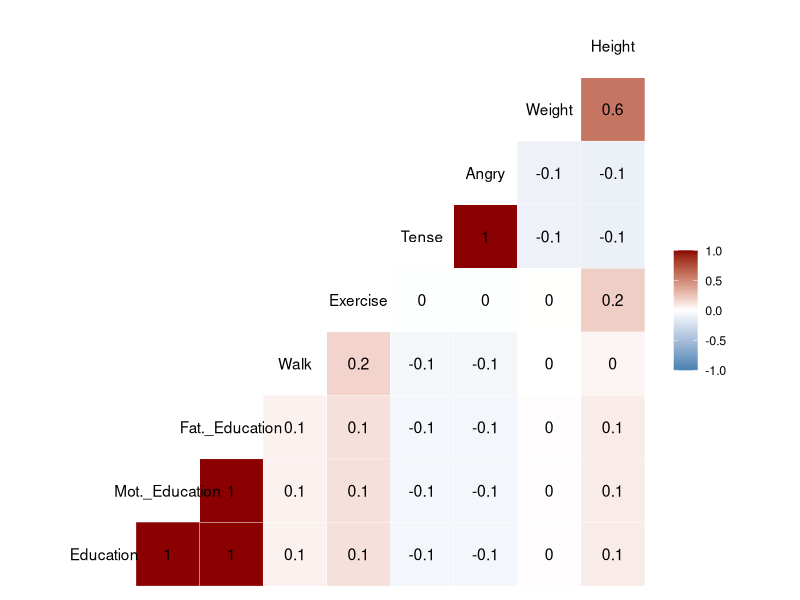

The R source for this figure: (Note: this script raises an error after producing the figure.)
## ---- chunk 1
knitr::opts_chunk$set(echo = TRUE)
## ---- chunk 2
library(ggplot2)
library(boot)
library(tidyverse)
library(GGally)
library(tidyr)
library(MASS)
library(caret)

df <- read.csv('earnings.csv')
## ---- chunk 3
subset_cols <- c('education', 'mother_education', 'father_education',
                 'walk', 'exercise', 'tense', 'angry', 'weight', 'height')
label_names <- c('Education', 'Mot._Education', 'Fat._Education', 'Walk', 'Exercise', 'Tense',
                 'Angry', 'Weight', 'Height')
df_subset <- subset(df, select=subset_cols)
df_subset <- drop_na(df_subset)
colnames(df_subset) <- label_names
## ---- chunk 4
corr_matrix <- cor(df_subset)
ggcorr(df_subset, label=TRUE,  low="steelblue", mid="white", high="darkred")
## ---- chunk 5
cor.test(df$earn, df$education)
## ---- chunk 6
knitr::include_graphics("ggcor.pdf")
## ---- chunk 7
earn_fit <- lm(df$earn ~ df$education)
summary(earn_fit)
## ---- chunk 8
earn_subset <- subset(df, df$earn < 2e5)

ggplot(earn_subset, aes(x=education, y=earn)) + geom_point(na.rm=TRUE) +   geom_smooth(method='lm', na.rm=TRUE) + labs(x='Education', y='Earnings', title='Fitted linear model') + theme_bw() 

## ---- chunk 9
knitr::include_graphics("fig2.pdf")
## ---- chunk 10
model_residuals <- resid(earn_fit)
p <- seq(0.05, 0.95, 0.01)
sample_quantiles <- quantile(model_residuals, p)
theoretical_quantiles <- qnorm(p, mean=mean(model_residuals), sd=sd(model_residuals))
qplot(theoretical_quantiles, sample_quantiles) + geom_abline() + labs(title='Residuals Q-Q Plot', y='Residuals', x='Theoretical') + theme_bw()
## ---- chunk 11
earn_quantiles_male <- quantile(subset(df, df$male==1)$earn, p, na.rm=TRUE)
earn_quantiles_female <- quantile(subset(df, df$male==0)$earn, p, na.rm=TRUE)

theoretical_quantiles_male <- qnorm(p, mean=0, sd=1)
theoretical_quantiles_female <- qnorm(p, mean=0, sd=1)

earn_quantiles <- c(earn_quantiles_male, earn_quantiles_female)
theoretical_quantiles <- c(theoretical_quantiles_male, theoretical_quantiles_female)
earn_sex <- c(rep('Male', each=length(earn_quantiles_male)),
              rep('Female', each=length(earn_quantiles_female)))

earn_sex_df <- data.frame(earn_quantiles, theoretical_quantiles, earn_sex)

ggplot(earn_sex_df, aes(x=theoretical_quantiles, y=earn_quantiles, color=earn_sex)) + 
  geom_point() + labs(title='Earnings for different groups of sex', y='Sample', x='Theoretical') +
  theme_bw()
## ---- chunk 12
knitr::include_graphics("fig3.pdf")
## ---- chunk 13
fit1 <- lm(earn~., data=drop_na(df))
fit2 <- lm(earn~1, data=drop_na(df))
mod_backward <- stepAIC(fit1, direction="backward", scope=list(upper=fit1, lower=fit2))
summary(mod_backward)
## ---- chunk 14
mod_forward <- stepAIC(fit2, direction="forward", scope=list(upper=fit1, lower=fit2))
summary(mod_forward)
## ---- chunk 15
beta_update <- function(new_val, mod, d){
  beta_coef <- mod[["coefficients"]]
  beta_coef[2] <- new_val
  mod_d <- subset(d, select=names(mod[["coefficients"]][c(2,3,4,5,6)]))
  mod_d <- data.frame(intercept=rep(1, nrow(mod_d)), mod_d)
  pred <- as.matrix(mod_d) %*% beta_coef
  
  res <- sum((d$earn - pred)^2)
  return(res)
}

beta_update(mod_backward[["coefficients"]][2], mod_backward, drop_na(df))

## ---- chunk 16
rss_out <- rep(0, 1000)
for (i in 1:1000){
  rss_out[i] <- beta_update(i, mod_backward, drop_na(df))
}

rss_df <- data.frame(RSS=rss_out, beta1=c(1:1000))

ggplot(data=rss_df, aes(x=beta1, y=rss_out)) + geom_point() + 
  labs(title="RSS with altered height coefficient", y="RSS") + 
  geom_vline(xintercept=mod_backward[["coefficients"]][2], color="red")
## ---- chunk 17
knitr::include_graphics("fig4.pdf")
## ---- chunk 18
fc <- function(d, i){
  d2 <- d[i,]
  boot_fit <- lm(earn ~ height + male + education + tense + age, data=d2)
  
  return(boot_fit[['coefficients']])
}

earn_boot <- boot(drop_na(df), fc, R=500)
## ---- chunk 19
earn_boot_coef <- data.frame(earn_boot[["t"]])
colnames(earn_boot_coef) <- names(earn_boot[["t0"]])

earn_boot_coef <- subset(earn_boot_coef, select=c('height', 'male', 'education'))
earn_boot_coef <- gather(earn_boot_coef)
earn_boot_vline <- data.frame(key=c('height', 'male', 'education'), 
                              value=c(earn_boot[["t0"]][["height"]], 
                                      earn_boot[["t0"]][["male"]], 
                                      earn_boot[["t0"]][["education"]]))

ggplot(earn_boot_coef, aes(x=value)) + geom_histogram(bins=50) + 
  labs(x='Beta Coefficient', y='Count') +
  geom_vline(data=earn_boot_vline, aes(xintercept=value), color="red") +
  facet_wrap(~ key)
  theme_bw()
## ---- chunk 20
earn_boot_coef <- data.frame(earn_boot[["t"]])
colnames(earn_boot_coef) <- names(earn_boot[["t0"]])

ggplot(earn_boot_coef, aes(x=height)) + geom_histogram(bins=50) + 
  labs(title='Height coefficient bootstrap', x='Beta Coefficient', y='Count') +
  geom_vline(xintercept=earn_boot[["t0"]][["height"]], color="red") +
  theme_bw()

ggplot(earn_boot_coef, aes(x=male)) + geom_histogram(bins=50) + 
  labs(title='Male coefficient bootstrap', x='Beta Coefficient', y='Count') +
  geom_vline(xintercept=earn_boot[["t0"]][["male"]], color="red") +
  theme_bw()

ggplot(earn_boot_coef, aes(x=education)) + geom_histogram(bins=50) + 
  labs(title='Education coefficient bootstrap', x='Beta Coefficient', y='Count') +
  geom_vline(xintercept=earn_boot[["t0"]][["education"]], color="red") +
  theme_bw()


## ---- chunk 21
earn_boot_coef <- data.frame(earn_boot[["t"]])
colnames(earn_boot_coef) <- names(earn_boot[["t0"]])
ggplot(earn_boot_coef, aes(x=male)) + geom_histogram(bins=50) + 
  labs(title='Male coefficient bootstrap', x='Beta Coefficient', y='Count') +
  geom_vline(xintercept=earn_boot[["t0"]][["male"]], color="red") +
  theme_bw()
## ---- chunk 22
earn_boot_coef <- data.frame(earn_boot[["t"]])
colnames(earn_boot_coef) <- names(earn_boot[["t0"]])
ggplot(earn_boot_coef, aes(x=education)) + geom_histogram(bins=50) + 
  labs(title='Education coefficient bootstrap', x='Beta Coefficient', y='Count') +
  geom_vline(xintercept=earn_boot[["t0"]][["education"]], color="red") +
  theme_bw()
## ---- chunk 23
knitr::include_graphics("bootstrap.pdf")
## ---- chunk 24
train.control <- trainControl(method = "LOOCV")
model_loocv <- train(earn~height + male + education, data=drop_na(df),
               method="lm", trControl=train.control)
print(model_loocv)       
## ---- chunk 25
train.control <- trainControl(method = "cv", number=10)
model_cv <- train(earn~height + male + education, data=drop_na(df),
               method="lm", trControl=train.control)
print(model_cv)
## ---- chunk 26
pred <- predict(model_cv, newdata = drop_na(df))
cv_df <- data.frame(true_earn=drop_na(df)$earn, pred_earn=pred)
ggplot(cv_df, aes(x=true_earn, y=pred_earn)) + geom_point() +
  labs(title='Linear Model True Earnings vs Predicted Earnings', x='True', y='Predicted') + theme_bw() + geom_abline()
